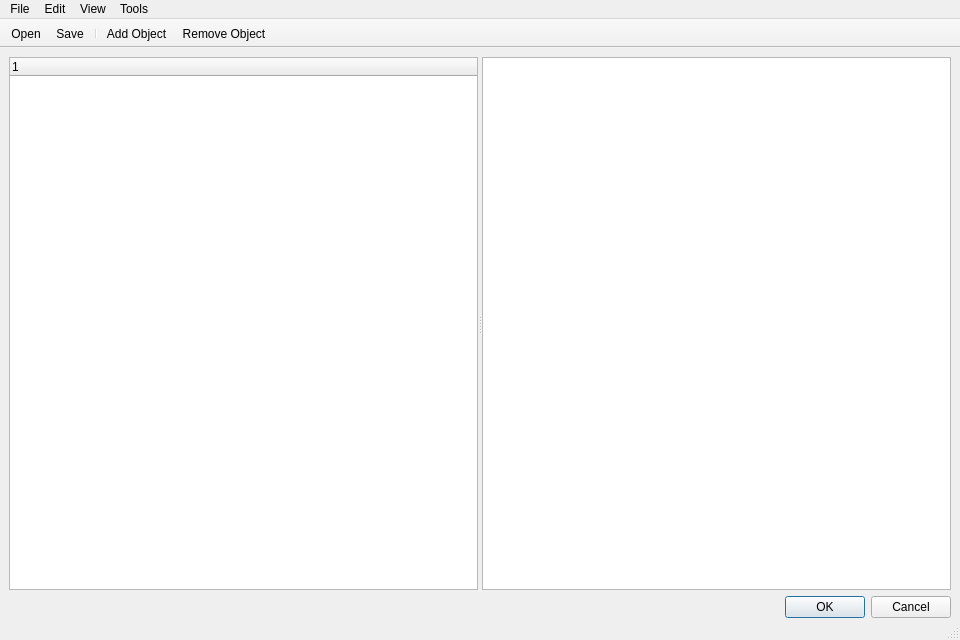
<?xml version="1.0" encoding="UTF-8"?>
<ui version="4.0">
 <class>MainWindow</class>
 <widget class="QMainWindow" name="MainWindow">
  <property name="geometry">
   <rect>
    <x>0</x>
    <y>0</y>
    <width>960</width>
    <height>640</height>
   </rect>
  </property>
  <property name="minimumSize">
   <size>
    <width>480</width>
    <height>320</height>
   </size>
  </property>
  <property name="windowTitle">
   <string>Advanced Configuration</string>
  </property>
  <widget class="QWidget" name="centralwidget">
   <layout class="QVBoxLayout" name="verticalLayout">
    <property name="spacing">
     <number>6</number>
    </property>
    <property name="leftMargin">
     <number>9</number>
    </property>
    <property name="topMargin">
     <number>9</number>
    </property>
    <property name="rightMargin">
     <number>9</number>
    </property>
    <property name="bottomMargin">
     <number>0</number>
    </property>
    <item>
     <widget class="QSplitter" name="splitter">
      <property name="sizePolicy">
       <sizepolicy hsizetype="Expanding" vsizetype="Preferred">
        <horstretch>0</horstretch>
        <verstretch>0</verstretch>
       </sizepolicy>
      </property>
      <property name="orientation">
       <enum>Qt::Horizontal</enum>
      </property>
      <widget class="QTreeWidget" name="config_tree">
       <property name="sizePolicy">
        <sizepolicy hsizetype="Expanding" vsizetype="Expanding">
         <horstretch>0</horstretch>
         <verstretch>0</verstretch>
        </sizepolicy>
       </property>
       <column>
        <property name="text">
         <string notr="true">1</string>
        </property>
       </column>
      </widget>
      <widget class="QTableWidget" name="config_table"/>
     </widget>
    </item>
    <item>
     <widget class="QDialogButtonBox" name="dialog_buttons">
      <property name="standardButtons">
       <set>QDialogButtonBox::Cancel|QDialogButtonBox::Ok</set>
      </property>
      <property name="centerButtons">
       <bool>false</bool>
      </property>
     </widget>
    </item>
   </layout>
  </widget>
  <widget class="QMenuBar" name="menubar">
   <property name="geometry">
    <rect>
     <x>0</x>
     <y>0</y>
     <width>960</width>
     <height>21</height>
    </rect>
   </property>
   <widget class="QMenu" name="menuFile">
    <property name="title">
     <string>File</string>
    </property>
    <addaction name="actionOpen"/>
    <addaction name="actionSave"/>
    <addaction name="actionSave_As"/>
    <addaction name="actionSave_Object"/>
    <addaction name="actionClose"/>
   </widget>
   <widget class="QMenu" name="menuEdit">
    <property name="title">
     <string>Edit</string>
    </property>
    <addaction name="actionAdd_Object"/>
    <addaction name="actionRemove_Object"/>
   </widget>
   <widget class="QMenu" name="menuView">
    <property name="title">
     <string>View</string>
    </property>
    <addaction name="actionExpand"/>
    <addaction name="actionCollapse"/>
   </widget>
   <widget class="QMenu" name="menuTools">
    <property name="title">
     <string>Tools</string>
    </property>
    <addaction name="actionGenerate"/>
    <addaction name="actionReset"/>
   </widget>
   <addaction name="menuFile"/>
   <addaction name="menuEdit"/>
   <addaction name="menuView"/>
   <addaction name="menuTools"/>
  </widget>
  <widget class="QStatusBar" name="statusbar"/>
  <widget class="QToolBar" name="toolBar">
   <property name="windowTitle">
    <string>toolBar</string>
   </property>
   <property name="movable">
    <bool>false</bool>
   </property>
   <attribute name="toolBarArea">
    <enum>TopToolBarArea</enum>
   </attribute>
   <attribute name="toolBarBreak">
    <bool>false</bool>
   </attribute>
   <addaction name="actionOpen"/>
   <addaction name="actionSave"/>
   <addaction name="separator"/>
   <addaction name="actionAdd_Object"/>
   <addaction name="actionRemove_Object"/>
  </widget>
  <action name="actionSave">
   <property name="icon">
    <iconset>
     <normaloff>resources/document-save.png</normaloff>resources/document-save.png</iconset>
   </property>
   <property name="text">
    <string>Save</string>
   </property>
  </action>
  <action name="actionSave_As">
   <property name="icon">
    <iconset>
     <normaloff>resources/document-save-as.png</normaloff>resources/document-save-as.png</iconset>
   </property>
   <property name="text">
    <string>Save As...</string>
   </property>
  </action>
  <action name="actionOpen">
   <property name="icon">
    <iconset>
     <normaloff>resources/document-open.png</normaloff>resources/document-open.png</iconset>
   </property>
   <property name="text">
    <string>Open</string>
   </property>
  </action>
  <action name="actionAdd_Object">
   <property name="icon">
    <iconset>
     <normaloff>resources/list-add.png</normaloff>resources/list-add.png</iconset>
   </property>
   <property name="text">
    <string>Add Object</string>
   </property>
   <property name="toolTip">
    <string>Add Object</string>
   </property>
  </action>
  <action name="actionRemove_Object">
   <property name="icon">
    <iconset>
     <normaloff>resources/list-remove.png</normaloff>resources/list-remove.png</iconset>
   </property>
   <property name="text">
    <string>Remove Object</string>
   </property>
   <property name="toolTip">
    <string>Remove Object</string>
   </property>
  </action>
  <action name="actionSave_Object">
   <property name="icon">
    <iconset>
     <normaloff>resources/text-x-generic-template.png</normaloff>resources/text-x-generic-template.png</iconset>
   </property>
   <property name="text">
    <string>Save Selected Object</string>
   </property>
   <property name="toolTip">
    <string>Save Object</string>
   </property>
  </action>
  <action name="actionExpand">
   <property name="text">
    <string>Expand Selection</string>
   </property>
   <property name="toolTip">
    <string>Expand Selection and Children</string>
   </property>
  </action>
  <action name="actionCollapse">
   <property name="text">
    <string>Collapse Selection</string>
   </property>
   <property name="toolTip">
    <string>Collapse Selection and Children</string>
   </property>
  </action>
  <action name="actionReset">
   <property name="text">
    <string>Reset</string>
   </property>
   <property name="toolTip">
    <string>Reset entire configuration</string>
   </property>
  </action>
  <action name="actionGenerate">
   <property name="text">
    <string>Generate</string>
   </property>
   <property name="toolTip">
    <string>Generate configuration</string>
   </property>
  </action>
  <action name="actionClose">
   <property name="text">
    <string>Close</string>
   </property>
  </action>
 </widget>
 <resources/>
 <connections/>
</ui>
